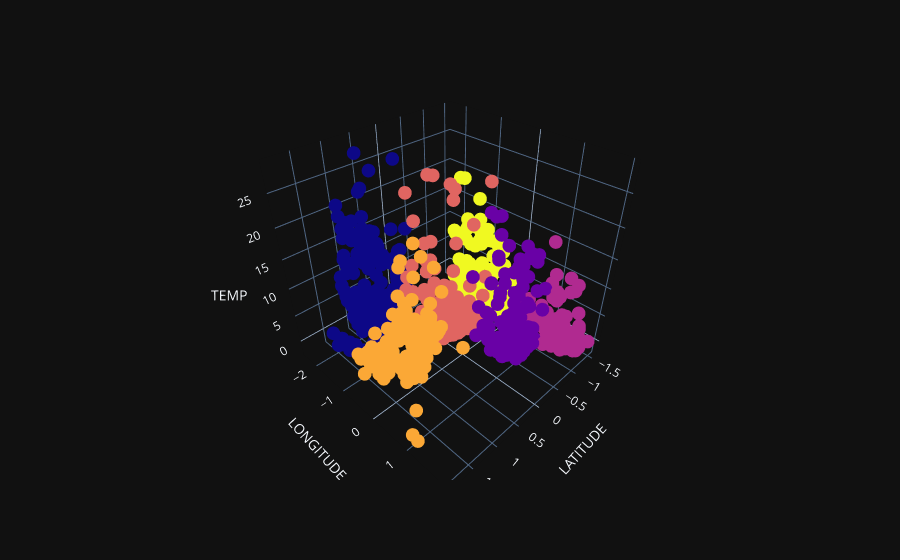
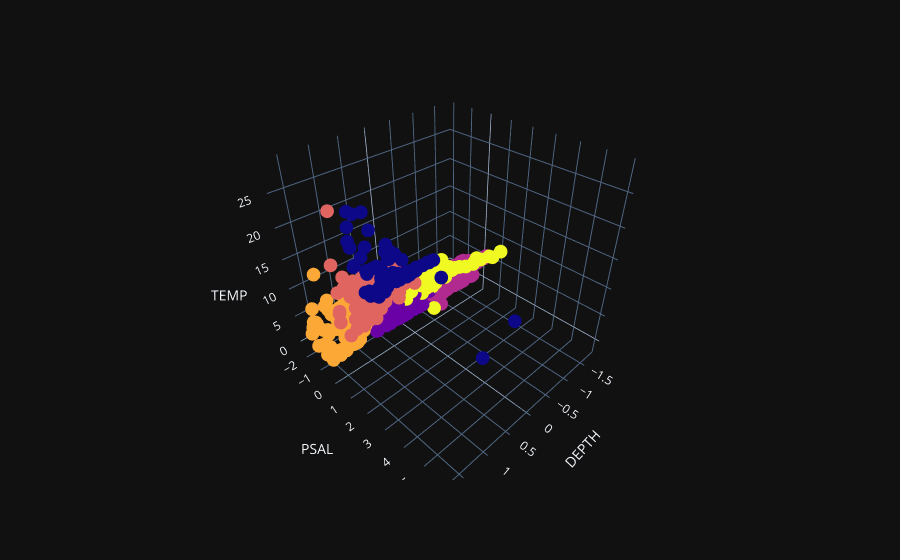

The notebook cell saved with these charts, in order:
### Markdown cell above
<p>
We see that for <code>LATITUDE</code>, the first and last cluster have less variation, and they seem to be good predictors for lower temperatures (or at least that the temperatures are below the trendline for ordinary least squares regression). This is of course something that could have been picked up by our models, but we'll add this information as an extra column to see if it improves our predictions.
</p>

<p>
But first, let's see if we can find any clusters between <code>LATITUDE</code> and <code>LONGITUDE</code> to see if that's perhaps a good predictor for <code>TEMP</code>. Let's also try between <code>DEPTH</code> and <code>PSAL</code>. We'll also standardize the values before attempting to find clusters (since <code>DEPTH</code> and <code>PSAL</code> are using different scales).
</p>

### Code cell
## Pick data subset

df_data_subset = Xy_train.sample(int(420 * 2), random_state=seed)
feature_names = [["LATITUDE", "LONGITUDE"], ["DEPTH", "PSAL"]]

for (i, [feat_1, feat_2]) in enumerate(feature_names):
    ## Scale
    df_data_subset[feat_1] = StandardScaler().fit_transform(df_data_subset[[feat_1]])
    df_data_subset[feat_2] = StandardScaler().fit_transform(df_data_subset[[feat_2]])

    ## Find clusters

    c_kmeans = KMeans(n_clusters=6, random_state=seed)
    df_data_subset[f"{feat_1}_{feat_2}_CLUSTER"] = c_kmeans.fit_predict(df_data_subset[[feat_1, feat_2]])

    ## Show 3D scatter plots with cluster zones

    fig_cluster = px.scatter_3d(df_data_subset, x=feat_1, y=feat_2, z="TEMP", color=f"{feat_1}_{feat_2}_CLUSTER")
    fig_cluster.update_layout(coloraxis_showscale=False, coloraxis=dict(colorscale="Plasma"))
    fig_cluster.show()

### Figure 1 — Plotly figure (JSON) as saved in the notebook; plotly's stock layout.template omitted (floating-point values rounded to 4 significant figures; data arrays with more than 128 entries replaced by an {"elided": "..."} marker saying what was removed)
{"data": [{"hovertemplate": "LATITUDE=%{x}<br>LONGITUDE=%{y}<br>TEMP=%{z}<br>LATITUDE_LONGITUDE_CLUSTER=%{marker.color}<extra></extra>", "legendgroup": "", "marker": {"color": {"elided": "840 int values"}, "coloraxis": "coloraxis", "symbol": "circle"}, "mode": "markers", "name": "", "scene": "scene", "showlegend": false, "type": "scatter3d", "x": {"elided": "840 float values"}, "y": {"elided": "840 float values"}, "z": {"elided": "840 float values"}}], "layout": {"coloraxis": {"colorbar": {"title": {"text": "LATITUDE_LONGITUDE_CLUSTER"}}, "colorscale": [[0, "#0d0887"], [0.1111, "#46039f"], [0.2222, "#7201a8"], [0.3333, "#9c179e"], [0.4444, "#bd3786"], [0.5556, "#d8576b"], [0.6667, "#ed7953"], [0.7778, "#fb9f3a"], [0.8889, "#fdca26"], [1, "#f0f921"]], "showscale": false}, "legend": {"tracegroupgap": 0}, "margin": {"t": 60}, "scene": {"domain": {"x": [0, 1], "y": [0, 1]}, "xaxis": {"title": {"text": "LATITUDE"}}, "yaxis": {"title": {"text": "LONGITUDE"}}, "zaxis": {"title": {"text": "TEMP"}}}}}

### Figure 2 — Plotly figure (JSON) as saved in the notebook; plotly's stock layout.template omitted (floating-point values rounded to 4 significant figures; data arrays with more than 128 entries replaced by an {"elided": "..."} marker saying what was removed)
{"data": [{"hovertemplate": "DEPTH=%{x}<br>PSAL=%{y}<br>TEMP=%{z}<br>DEPTH_PSAL_CLUSTER=%{marker.color}<extra></extra>", "legendgroup": "", "marker": {"color": {"elided": "840 int values"}, "coloraxis": "coloraxis", "symbol": "circle"}, "mode": "markers", "name": "", "scene": "scene", "showlegend": false, "type": "scatter3d", "x": {"elided": "840 float values"}, "y": {"elided": "840 float values"}, "z": {"elided": "840 float values"}}], "layout": {"coloraxis": {"colorbar": {"title": {"text": "DEPTH_PSAL_CLUSTER"}}, "colorscale": [[0, "#0d0887"], [0.1111, "#46039f"], [0.2222, "#7201a8"], [0.3333, "#9c179e"], [0.4444, "#bd3786"], [0.5556, "#d8576b"], [0.6667, "#ed7953"], [0.7778, "#fb9f3a"], [0.8889, "#fdca26"], [1, "#f0f921"]], "showscale": false}, "legend": {"tracegroupgap": 0}, "margin": {"t": 60}, "scene": {"domain": {"x": [0, 1], "y": [0, 1]}, "xaxis": {"title": {"text": "DEPTH"}}, "yaxis": {"title": {"text": "PSAL"}}, "zaxis": {"title": {"text": "TEMP"}}}}}
